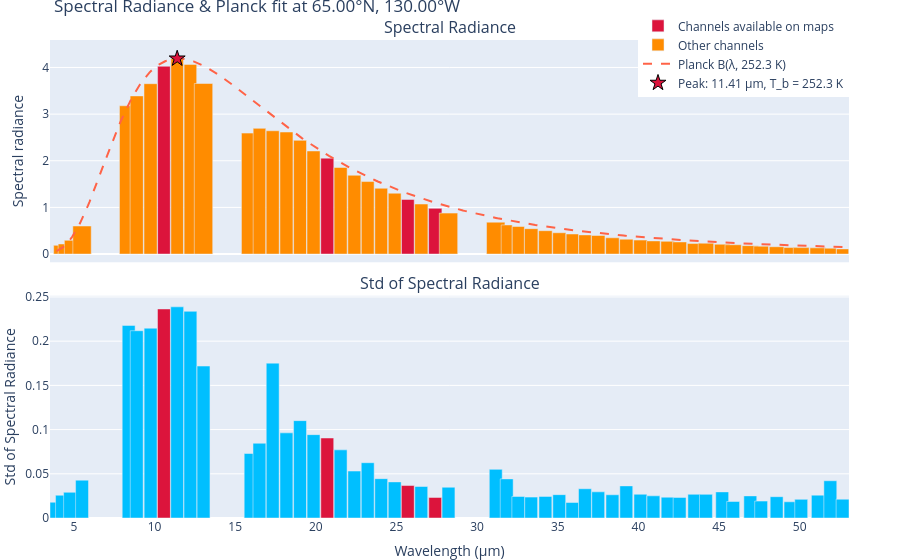

Notebook code cell kept with this figure:
### Code cell
import plotly.graph_objects as go
from plotly.subplots import make_subplots
ds_binned_all = xr.open_dataset('../data/2512RAD.nc')

# ── select nearest grid point to 65°N, 130°W ─────────────────────────────────
point = ds_binned_all.sel(lat=65.0, lon=-130.0, method='nearest')

wl  = point['wavelength'].values
rad = point['spectral_radiance'].values
std = point['spectral_radiance_std'].values
cnt = point['spectral_radiance_count'].values

# drop spectral channels with no wavelength label OR no radiance
valid         = np.isfinite(wl) & np.isfinite(rad)
valid_indices = np.where(valid)[0]
wl_v, rad_v, std_v, cnt_v = wl[valid], rad[valid], std[valid], cnt[valid]

orig_to_filt = {orig: i for i, orig in enumerate(valid_indices)}

# ── constants ────────────────────────────────────────────────────────────────
H, C, KB = 6.626e-34, 2.998e8, 1.381e-23

def planck_um(lam_um, T):
    """Spectral radiance in W/m²/sr/μm for wavelength in μm."""
    lam = lam_um * 1e-6
    return (2 * H * C**2 / lam**5) / np.expm1(H * C / (lam * KB * T)) * 1e-6

def brightness_temp_um(lam_um, B):
    """Invert Planck. lam_um in μm, B in W/m²/sr/μm. Returns T in K."""
    lam = lam_um * 1e-6
    B_si = B * 1e6                              # → W/m²/sr/m
    # guard against non-positive radiance
    if not np.isfinite(B_si) or B_si <= 0:
        return np.nan
    return (H * C / (lam * KB)) / np.log1p(2 * H * C**2 / (lam**5 * B_si))

# ── find peak-radiance channel and invert Planck ─────────────────────────────
peak_i      = int(np.nanargmax(rad_v))
peak_lam_um = wl_v[peak_i]
peak_rad    = rad_v[peak_i]
T_peak      = brightness_temp_um(peak_lam_um, peak_rad)

print(f'Peak channel: λ = {peak_lam_um:.3f} μm, '
      f'L = {peak_rad:.3f} W/m²/sr/μm, T_b = {T_peak:.2f} K')

# Reference Planck curve uses the inverted temperature (not 280 K)
T_REF    = T_peak
planck_v = planck_um(wl_v, T_REF)

# ── matplotlib figure (unchanged structure, T_REF now derived) ───────────────
HIGHLIGHT_IDX   = [12, 24, 30, 32]
HIGHLIGHT_FILT  = [orig_to_filt[ch] for ch in HIGHLIGHT_IDX if ch in orig_to_filt]
HIGHLIGHT_COLOR = 'crimson'

def make_colors(n, highlight_filt, default_color):
    colors = [default_color] * n
    for i in highlight_filt:
        colors[i] = HIGHLIGHT_COLOR
    return colors

# per-bar colors using the filtered positions (accounts for removed NaN channels)
hl = set(HIGHLIGHT_FILT)
c_rad = ['crimson' if i in hl else 'darkorange'      for i in range(len(wl_v))]
c_std = ['crimson' if i in hl else 'deepskyblue'     for i in range(len(wl_v))]
c_cnt = ['crimson' if i in hl else 'mediumseagreen' for i in range(len(wl_v))]

# customdata per bar: [original_channel_index, wavelength]
hover_data = np.stack([valid_indices.astype(float), wl_v], axis=1)

forward_diff = np.diff(wl_v)  # length N-1, distance to next point
backward_diff = forward_diff   # same array, but interpreted as distance from previous point

# For interior points, take the minimum of forward and backward gaps
bar_widths = np.empty_like(wl_v)
bar_widths[0] = forward_diff[0]              # first point: only forward exists
bar_widths[-1] = backward_diff[-1]           # last point: only backward exists
bar_widths[1:-1] = np.maximum(np.minimum(forward_diff[1:], 1.2), np.minimum(backward_diff[:-1], 1.2))*0.95
bar_widths = np.append(bar_widths, bar_widths[-1])

fig = make_subplots(
    rows=2, cols=1,
    specs=[[{'secondary_y': True}], [{'secondary_y': False}]], #, [{'secondary_y': False}]]
    shared_xaxes=True,
    subplot_titles=('Spectral Radiance', 'Std of Spectral Radiance', 'Observation Count'),
    vertical_spacing=0.07,
)

# ── row 1: radiance bars + full Planck line ───────────────────────────────────
lam_dense  = np.linspace(wl_v.min(), wl_v.max(), 500)
planck_dense = planck_um(lam_dense, T_peak)

masking = np.array([True if i in HIGHLIGHT_FILT else False for i in range(len(bar_widths)-1)])

fig.add_trace(go.Bar(
    x=wl_v[masking], y=rad_v[masking],
    width=bar_widths[:-1][masking],
    name='Channels available on maps',
    marker_color='crimson',
    customdata=hover_data[masking],
    hovertemplate='Channel %{customdata[0]:.0f}<br>λ = %{x:.3f} μm<br>L = %{y:.3f} W/m²/sr/μm<extra></extra>',
), row=1, col=1)

fig.add_trace(go.Bar(
    x=wl_v[~masking], y=rad_v[~masking],
    width=bar_widths[:-1][~masking],
    name='Other channels',
    marker_color='darkorange',
    customdata=hover_data[~masking],
    hovertemplate='Channel %{customdata[0]:.0f}<br>λ = %{x:.3f} μm<br>L = %{y:.3f} W/m²/sr/μm<extra></extra>',
), row=1, col=1)

fig.add_trace(go.Scatter(
    x=lam_dense, y=planck_dense,
    mode='lines',
    name=f'Planck B(λ, {T_peak:.1f} K)',
    line=dict(color='tomato', dash='dash', width=2),
    hovertemplate='λ = %{x:.3f} μm<br>B = %{y:.3f} W/m²/sr/μm<extra></extra>',
), row=1, col=1)

fig.add_trace(go.Scatter(
    x=[peak_lam_um], y=[peak_rad],
    mode='markers',
    name=f'Peak: {peak_lam_um:.2f} μm, T_b = {T_peak:.1f} K',
    marker=dict(color='crimson', size=12, symbol='star',
                line=dict(color='black', width=1)),
    hovertemplate=(f'Peak channel<br>λ = {peak_lam_um:.3f} μm<br>'
                   f'L = {peak_rad:.3f} W/m²/sr/μm<br>'
                   f'T_b = {T_peak:.2f} K<extra></extra>'),
), row=1, col=1)



# ── row 2: std bars ───────────────────────────────────────────────────────────
fig.add_trace(go.Bar(
    x=wl_v, y=std_v,
    marker_color=c_std,
    width=0.8,
    name='Std',
    showlegend=False,
    customdata=hover_data,
    hovertemplate=(
        '<b>Channel %{customdata[0]:.0f}</b><br>'
        'Wavelength: %{customdata[1]:.4f} μm<br>'
        'Std: %{y:.4e}<extra></extra>'
    ),
), row=2, col=1)

# # ── row 3: count bars ─────────────────────────────────────────────────────────
# fig.add_trace(go.Bar(
#     x=wl_v, y=cnt_v,
#     marker_color=c_cnt,
#     name='Count',
#     showlegend=False,
#     customdata=hover_data,
#     hovertemplate=(
#         '<b>Channel %{customdata[0]:.0f}</b><br>'
#         'Wavelength: %{customdata[1]:.4f} μm<br>'
#         'Count: %{y:d}<extra></extra>'
#     ),
# ), row=3, col=1)

# ── axes ──────────────────────────────────────────────────────────────────────
fig.update_yaxes(title_text=f'Spectral radiance', row=1, col=1, secondary_y=False)
fig.update_yaxes(title_text=f'Planck B(λ,{T_REF}K) (W/m²/sr/μm)',
                 title_font_color='tomato', tickfont_color='tomato',
                 row=1, col=1, secondary_y=True)
fig.update_yaxes(title_text='Std of Spectral Radiance', row=2, col=1)
# fig.update_yaxes(title_text='Observation Count',        row=3, col=1)
fig.update_xaxes(title_text='Wavelength (μm)',          row=2, col=1)

fig.update_layout(
    title=dict(text = f'Spectral Radiance & Planck fit at {point.lat.item():.2f}°N, {abs(point.lon.item()):.2f}°W',
                    x=0.06, y=1, yanchor='top'),
    margin=dict(l=0, r=0, t=40, b=40),
    bargap=0,
    legend=dict(
        orientation='v',
        x=0.94, y=0.88,
        xanchor='right', yanchor='bottom',
        entrywidth=180,           # px per entry; tune to taste
        entrywidthmode='pixels',  # or 'fraction' if you prefer 0–1
    ),
)

fig.show()
fig.write_html('../data/trial1.html')

### Figure 1 — Plotly figure (JSON) as saved in the notebook; plotly's stock layout.template omitted (floating-point values rounded to 4 significant figures; data arrays with more than 128 entries replaced by an {"elided": "..."} marker saying what was removed)
{"data": [{"customdata": [[12, 10.59], [24, 20.71], [30, 25.7], [32, 27.41]], "hovertemplate": "Channel %{customdata[0]:.0f}<br>λ = %{x:.3f} μm<br>L = %{y:.3f} W/m²/sr/μm<extra></extra>", "marker": {"color": "crimson"}, "name": "Channels available on maps", "type": "bar", "width": [0.7867, 0.809, 0.7941, 0.8238], "x": [10.59, 20.71, 25.7, 27.41], "xaxis": "x", "y": [4.027, 2.057, 1.171, 0.9796], "yaxis": "y"}, {"customdata": [[3, 3.922], [4, 4.266], [5, 4.766], [6, 5.508], [9, 8.398], [10, 8.898], [11, 9.758], [13, 11.41], [14, 12.23], [15, 13.04], [18, 15.96], [19, 16.51], [20, 17.33], [21, 18.18], [22, 19.02], [23, 19.86], [25, 21.54], [26, 22.39], [27, 23.22], [28, 24.05], [29, 24.89], [31, 26.54], [33, 28.23], [36, 31.16], [37, 31.84], [38, 32.55], [39, 33.35], [40, 34.23], [41, 35.09], [42, 35.91], [43, 36.69], [44, 37.51], [45, 38.39], [46, 39.25], [47, 40.12], [48, 40.93], [49, 41.81], [50, 42.55], [51, 43.47], [52, 44.19], [53, 45.2], [54, 45.88], [55, 46.94], [56, 47.61], [57, 48.57], [58, 49.43], [59, 50.09], [60, 51.12], [61, 51.9], [62, 52.66]], "hovertemplate": "Channel %{customdata[0]:.0f}<br>λ = %{x:.3f} μm<br>L = %{y:.3f} W/m²/sr/μm<extra></extra>", "marker": {"color": "darkorange"}, "name": "Other channels", "type": "bar", "width": [0.3438, 0.475, 0.7051, 1.14, 1.14, 0.8164, 0.8164, 0.7793, 0.7793, 1.14, 1.14, 0.7793, 0.809, 0.809, 0.8016, 0.809, 0.809, 0.809, 0.7941, 0.7941, 0.7941, 0.8238, 1.14, 1.14, 0.6828, 0.757, 0.8387, 0.8387, 0.8164, 0.7719, 0.7793, 0.8387, 0.8387, 0.8313, 0.8313, 0.8387, 0.8387, 0.8684, 0.8684, 0.9574, 0.9574, 1.009, 1.009, 0.9129, 0.9129, 0.8164, 0.9797, 0.9797, 0.7348, 0.7578], "x": [3.922, 4.266, 4.766, 5.508, 8.398, 8.898, 9.758, 11.41, 12.23, 13.04, 15.96, 16.51, 17.33, 18.18, 19.02, 19.86, 21.54, 22.39, 23.22, 24.05, 24.89, 26.54, 28.23, 31.16, 31.84, 32.55, 33.35, 34.23, 35.09, 35.91, 36.69, 37.51, 38.39, 39.25, 40.12, 40.93, 41.81, 42.55, 43.47, 44.19, 45.2, 45.88, 46.94, 47.61, 48.57, 49.43, 50.09, 51.12, 51.9, 52.66], "xaxis": "x", "y": [0.1863, 0.2163, 0.2942, 0.6016, 3.179, 3.39, 3.653, 4.19, 4.066, 3.657, 2.593, 2.695, 2.643, 2.616, 2.437, 2.21, 1.856, 1.689, 1.555, 1.411, 1.305, 1.073, 0.8783, 0.6839, 0.6239, 0.5902, 0.5441, 0.5011, 0.4569, 0.4304, 0.4107, 0.3978, 0.3485, 0.3186, 0.2997, 0.2817, 0.273, 0.2598, 0.2257, 0.2329, 0.2109, 0.1998, 0.1804, 0.1686, 0.1571, 0.1395, 0.1384, 0.133, 0.1258, 0.1109], "yaxis": "y"}, {"hovertemplate": "λ = %{x:.3f} μm<br>B = %{y:.3f} W/m²/sr/μm<extra></extra>", "line": {"color": "tomato", "dash": "dash", "width": 2}, "mode": "lines", "name": "Planck B(λ, 252.3 K)", "type": "scatter", "x": {"elided": "500 float values"}, "xaxis": "x", "y": {"elided": "500 float values"}, "yaxis": "y"}, {"hovertemplate": "Peak channel<br>λ = 11.406 μm<br>L = 4.190 W/m²/sr/μm<br>T_b = 252.28 K<extra></extra>", "marker": {"color": "crimson", "line": {"color": "black", "width": 1}, "size": 12, "symbol": "star"}, "mode": "markers", "name": "Peak: 11.41 μm, T_b = 252.3 K", "type": "scatter", "x": [11.41], "xaxis": "x", "y": [4.19], "yaxis": "y"}, {"customdata": [[3, 3.922], [4, 4.266], [5, 4.766], [6, 5.508], [9, 8.398], [10, 8.898], [11, 9.758], [12, 10.59], [13, 11.41], [14, 12.23], [15, 13.04], [18, 15.96], [19, 16.51], [20, 17.33], [21, 18.18], [22, 19.02], [23, 19.86], [24, 20.71], [25, 21.54], [26, 22.39], [27, 23.22], [28, 24.05], [29, 24.89], [30, 25.7], [31, 26.54], [32, 27.41], [33, 28.23], [36, 31.16], [37, 31.84], [38, 32.55], [39, 33.35], [40, 34.23], [41, 35.09], [42, 35.91], [43, 36.69], [44, 37.51], [45, 38.39], [46, 39.25], [47, 40.12], [48, 40.93], [49, 41.81], [50, 42.55], [51, 43.47], [52, 44.19], [53, 45.2], [54, 45.88], [55, 46.94], [56, 47.61], [57, 48.57], [58, 49.43], [59, 50.09], [60, 51.12], [61, 51.9], [62, 52.66]], "hovertemplate": "<b>Channel %{customdata[0]:.0f}</b><br>Wavelength: %{customdata[1]:.4f} μm<br>Std: %{y:.4e}<extra></extra>", "marker": {"color": ["deepskyblue", "deepskyblue", "deepskyblue", "deepskyblue", "deepskyblue", "deepskyblue", "deepskyblue", "crimson", "deepskyblue", "deepskyblue", "deepskyblue", "deepskyblue", "deepskyblue", "deepskyblue", "deepskyblue", "deepskyblue", "deepskyblue", "crimson", "deepskyblue", "deepskyblue", "deepskyblue", "deepskyblue", "deepskyblue", "crimson", "deepskyblue", "crimson", "deepskyblue", "deepskyblue", "deepskyblue", "deepskyblue", "deepskyblue", "deepskyblue", "deepskyblue", "deepskyblue", "deepskyblue", "deepskyblue", "deepskyblue", "deepskyblue", "deepskyblue", "deepskyblue", "deepskyblue", "deepskyblue", "deepskyblue", "deepskyblue", "deepskyblue", "deepskyblue", "deepskyblue", "deepskyblue", "deepskyblue", "deepskyblue", "deepskyblue", "deepskyblue", "deepskyblue", "deepskyblue"]}, "name": "Std", "showlegend": false, "type": "bar", "width": 0.8, "x": [3.922, 4.266, 4.766, 5.508, 8.398, 8.898, 9.758, 10.59, 11.41, 12.23, 13.04, 15.96, 16.51, 17.33, 18.18, 19.02, 19.86, 20.71, 21.54, 22.39, 23.22, 24.05, 24.89, 25.7, 26.54, 27.41, 28.23, 31.16, 31.84, 32.55, 33.35, 34.23, 35.09, 35.91, 36.69, 37.51, 38.39, 39.25, 40.12, 40.93, 41.81, 42.55, 43.47, 44.19, 45.2, 45.88, 46.94, 47.61, 48.57, 49.43, 50.09, 51.12, 51.9, 52.66], "xaxis": "x2", "y": [0.01785, 0.02576, 0.02907, 0.04281, 0.2178, 0.2118, 0.2147, 0.2364, 0.2388, 0.2338, 0.1719, 0.07294, 0.08453, 0.1752, 0.0963, 0.1101, 0.09428, 0.09048, 0.07707, 0.05309, 0.06253, 0.0445, 0.04083, 0.03674, 0.03562, 0.02325, 0.03479, 0.05501, 0.04423, 0.02435, 0.02362, 0.02445, 0.02641, 0.01757, 0.03308, 0.0296, 0.02627, 0.03633, 0.02683, 0.02507, 0.02352, 0.02327, 0.0268, 0.02672, 0.02954, 0.01868, 0.02501, 0.01914, 0.02409, 0.01834, 0.02108, 0.02585, 0.04213, 0.02128], "yaxis": "y3"}], "layout": {"annotations": [{"font": {"size": 16}, "showarrow": false, "text": "Spectral Radiance", "x": 0.47, "xanchor": "center", "xref": "paper", "y": 1.0, "yanchor": "bottom", "yref": "paper"}, {"font": {"size": 16}, "showarrow": false, "text": "Std of Spectral Radiance", "x": 0.47, "xanchor": "center", "xref": "paper", "y": 0.465, "yanchor": "bottom", "yref": "paper"}], "bargap": 0, "legend": {"entrywidth": 180, "entrywidthmode": "pixels", "orientation": "v", "x": 0.94, "xanchor": "right", "y": 0.88, "yanchor": "bottom"}, "margin": {"b": 40, "l": 0, "r": 0, "t": 40}, "title": {"text": "Spectral Radiance & Planck fit at 65.00°N, 130.00°W", "x": 0.06, "y": 1, "yanchor": "top"}, "xaxis": {"anchor": "y", "domain": [0, 0.94], "matches": "x2", "showticklabels": false}, "xaxis2": {"anchor": "y3", "domain": [0, 0.94], "title": {"text": "Wavelength (μm)"}}, "yaxis": {"anchor": "x", "domain": [0.535, 1.0], "title": {"text": "Spectral radiance"}}, "yaxis2": {"anchor": "x", "overlaying": "y", "side": "right", "tickfont": {"color": "tomato"}, "title": {"font": {"color": "tomato"}, "text": "Planck B(λ,252.28054213957353K) (W/m²/sr/μm)"}}, "yaxis3": {"anchor": "x2", "domain": [0, 0.465], "title": {"text": "Std of Spectral Radiance"}}}}
